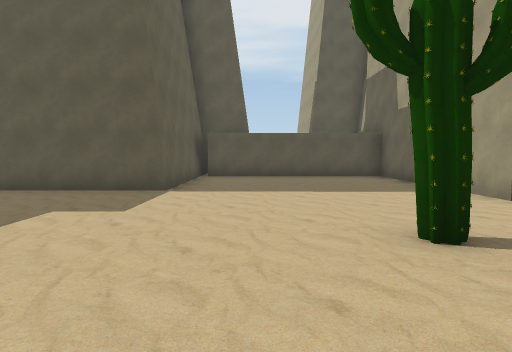
[1] (above)

20 first-person views from a walk through a scene from a Unity 3-D project. The camera is 1.4 m above the floor, tilts 4° down and sees 75° across. The floor is counted in squares, 2 m on a side. Each view is taken from the middle of a square. On the plan, view 1 faces up. The plan holds only what a view shows up to about 10 squares ahead; the rest is blank. The place goes on beyond the plan. The player is left out.

[2]
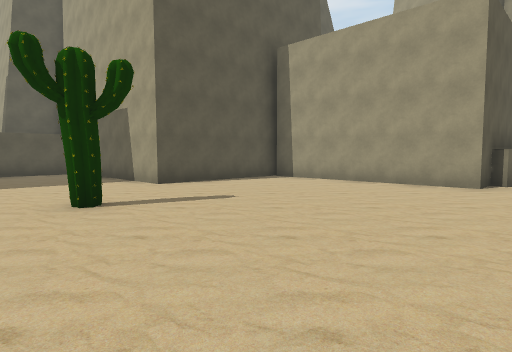

[3]
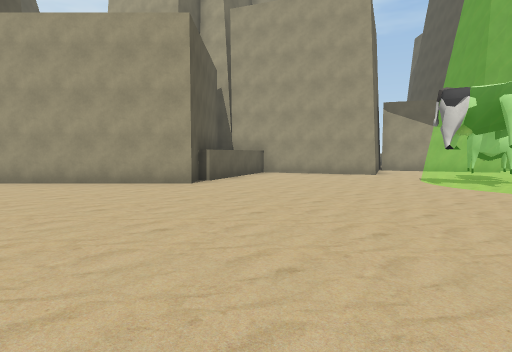

[4]
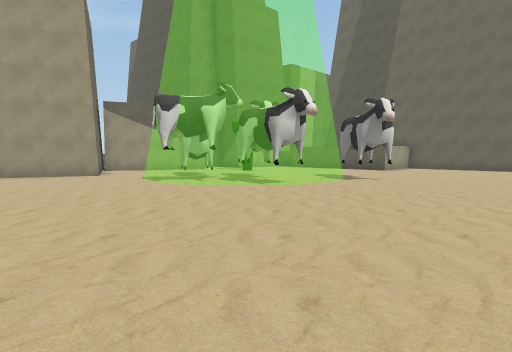

[5]
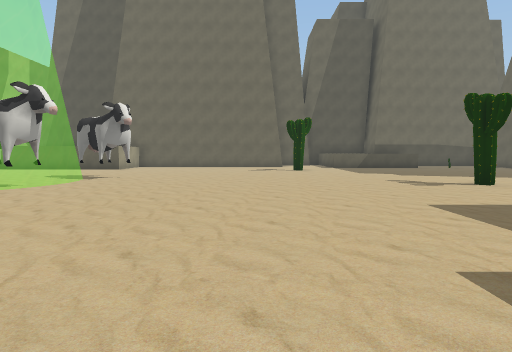

[6]
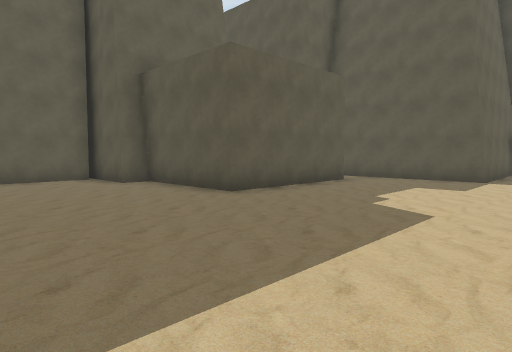

[7]
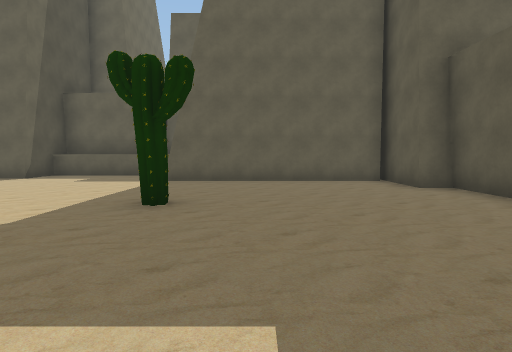

[8]
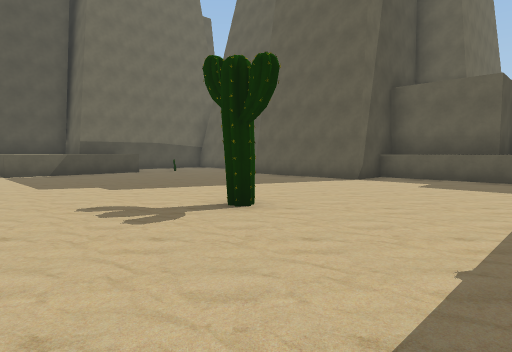

[9]
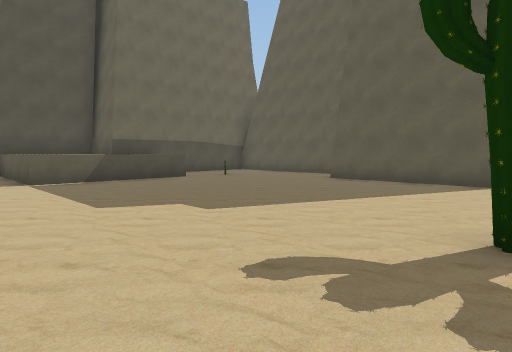

[10]
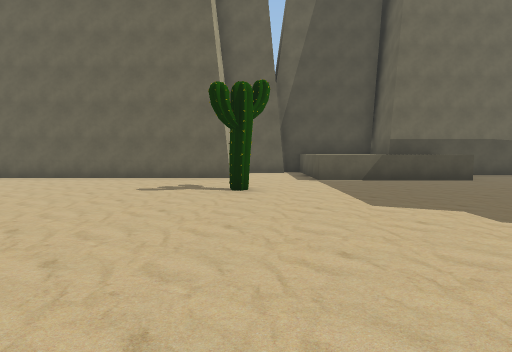

[11]
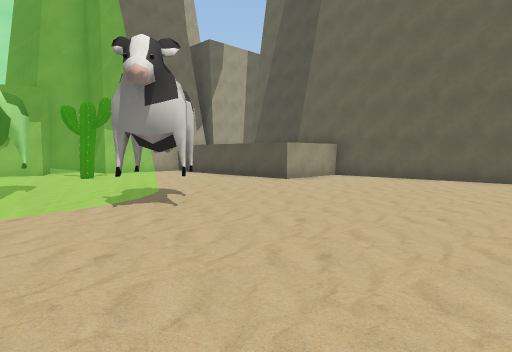

[12]
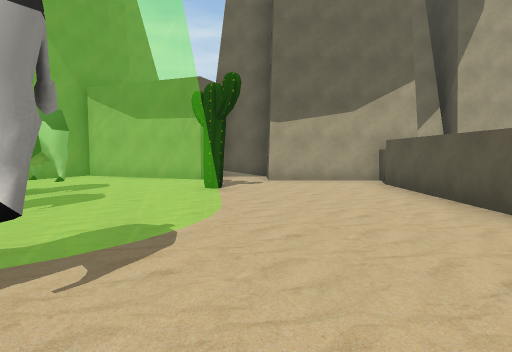

[13]
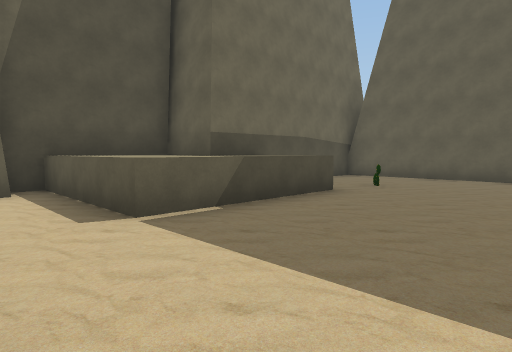

[14]
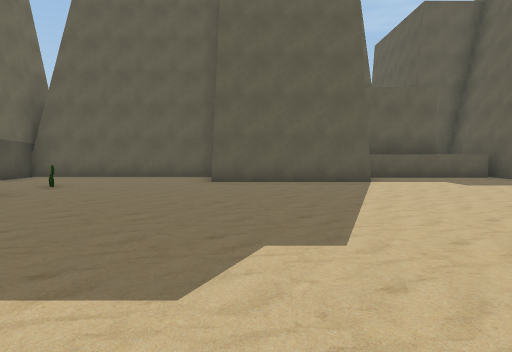

[15]
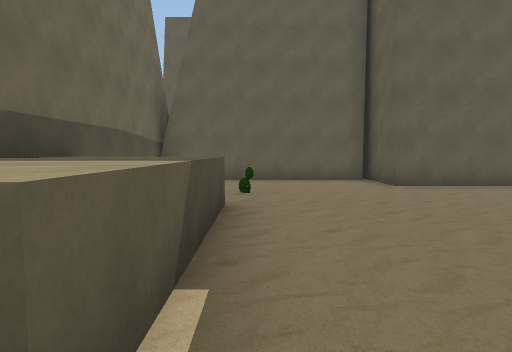

[16]
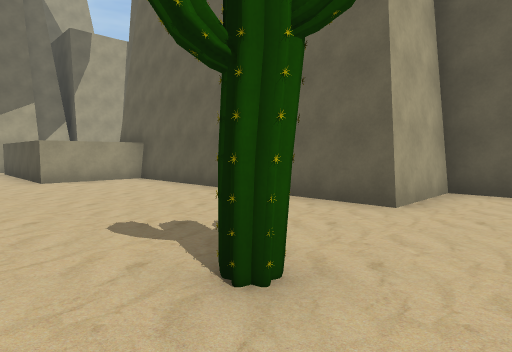

[17]
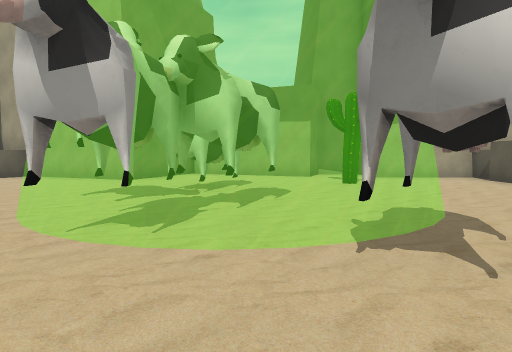

[18]
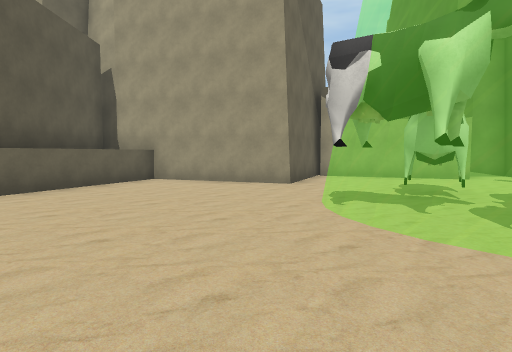

[19]
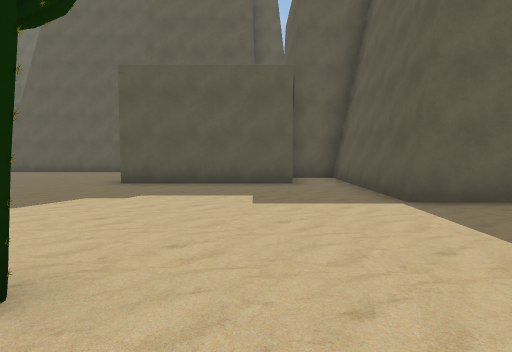

[20]
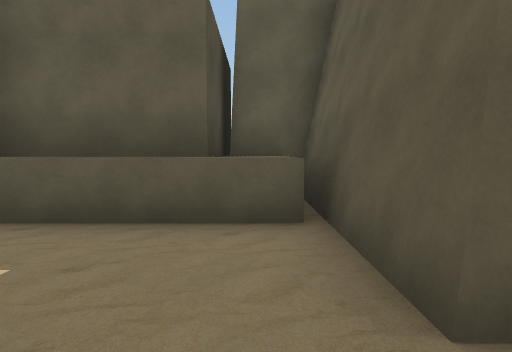

### Floor plan
Key: @ floor where view 1 was taken; # wall or solid block; . floor; = window, fence, low wall or low ledge; ^ raised ledge; C cactus.
Columns run from 14 left of view 1 to 13 right of it. Each row starts with its distance up from view 1.
 10             #######
  9             #.....#
  8             #.....#
  7        ######.....#
  6        #..........#
  5        ###........#####
  4          #............#
  3          #......C.....#
  2          #............#
  1     ######............#
  0     #.........@.......#^^^^#
 -1     #..................^^ ^#
 -2     #....................##
 -3     #.....................#
 -4     #...C.................#
 -5 #####....................##
 -6 ^^^.................===..###
 -7 ^^#................=====...#
 -8   #......C.........======..#
 -9   #................======..#
-10   ###.............#=====..##
-11     #.............#.====C..#
-12     #......................#
-13   ###.....................##
-14   #.........C.............#
-15   #.................^^^^^^#
-16   #..C..............^     ^
-17   #....^^^^.........^
-18   #....^^^^..#######
-19   #####^^^^..#
-20         ^^####

Where each view was taken, in squares from view 1:
view 1: 0 up, 0 right, facing up
view 2: 2 down, 0 right, facing up-right
view 3: 2 down, 0 right, facing right
view 4: 2 down, 0 right, facing down-right
view 5: 1 down, 0 right, facing down
view 6: 3 down, 0 right, facing up-left
view 7: 3 down, 1 left, facing left
view 8: 5 down, 2 left, facing down-left
view 9: 8 down, 2 left, facing down-left
view 10: 8 down, 2 left, facing down
view 11: 8 down, 0 right, facing down-right
view 12: 12 down, 3 right, facing right
view 13: 13 down, 2 left, facing down-left
view 14: 12 down, 2 left, facing left
view 15: 16 down, 3 left, facing left
view 16: 13 down, 3 left, facing down-right
view 17: 9 down, 2 right, facing right
view 18: 5 down, 3 right, facing right
view 19: 4 up, 3 right, facing left
view 20: 6 down, 8 left, facing left
